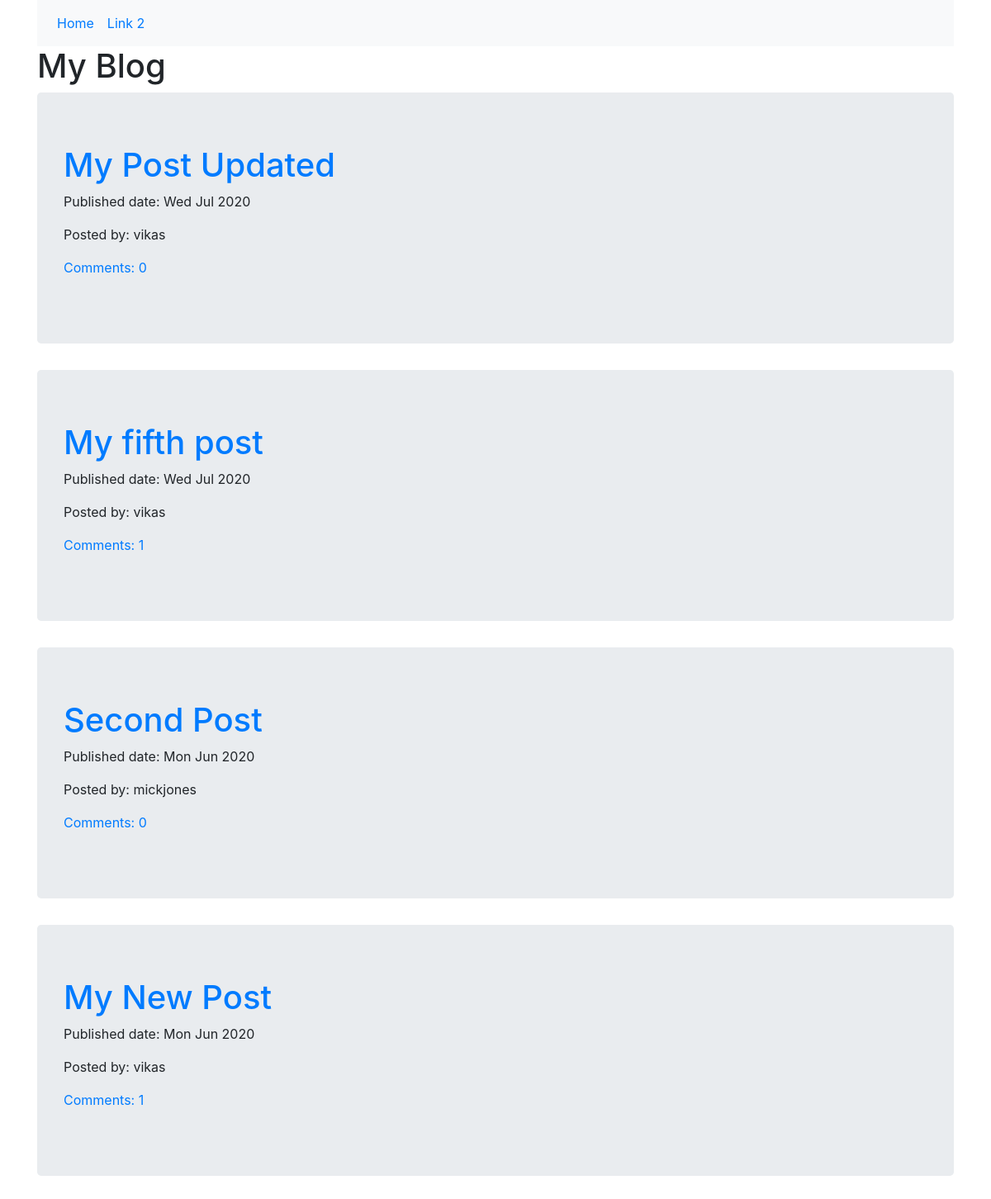
Page /blog on the committed database.
### basicapp/models.py (models this page shows, shortened)
class Post(models.Model):
    author = models.ForeignKey("auth.User",on_delete=models.CASCADE)
    title = models.CharField(max_length=200)
    text = models.TextField()
    created_date = models.DateTimeField(default=timezone.now)
    published_date = models.DateTimeField(blank=True, null=True)
    def approve_comment(self):
        return self.comments.filter(approved_comment=True)

### basicapp/views.py (the view)
# urls.py: path('blog',views.PostListView.as_view(),name='post_list'),
class PostListView(ListView):
    model = Post
    context_object_name = 'post_list'
    def get_queryset(self):
        return Post.objects.filter(published_date__lte=timezone.now()).order_by('-published_date')

### basicapp/templates/basicapp/post_list.html (shortened to what this page needs)
{% extends 'basicapp/base.html'%}
{% block content %}
<h1>My Blog</h1>
  {% for post in post_list %}
  <div class="jumbotron">
  <h1><a href="{% url 'post_detail' pk=post.pk %}">{{post.title}}</a> </h1>
  <p>Published date: {{post.published_date|date:"D M Y"}}</p>
  <p>Posted by: {{post.author|safe}} </p>
  <p><a href="{% url 'post_detail' pk=post.pk %}">Comments: {{post.approve_comment.count}}</a> </p>
  </div>
  {% endfor %}
{% endblock %}

### basicapp/templates/basicapp/base.html (shortened to what this page needs)
<!DOCTYPE html>
{% load staticfiles %}
<html lang="en">
<head>
    <link rel="stylesheet" href="{% static 'basicapp/css/mystyle.css' %}">
    <link rel="stylesheet" href="https://maxcdn.bootstrapcdn.com/bootstrap/4.4.1/css/bootstrap.min.css">
</head>
<body>
  <div class="container">
    <nav class="navbar navbar-expand-sm bg-light">
      <ul class="navbar-nav">
        <li class="nav-item">
          <a class="nav-link" href="{% url 'index'%}">Home</a>
        </li>
        <li class="nav-item">
          <a class="nav-link" href="#">Link 2</a>
        </li>
      </ul>
    </nav>
  </div>
  <div class="container">
    {% block content %}
    {% endblock %}
  </div>
</body>
</html>

### rows in the picture
Post: title "My Post Updated", published_date "Wed Jul 2020", author "vikas", approve_comment.count "0"
Post: title "My fifth post", published_date "Wed Jul 2020", author "vikas", approve_comment.count "1"
Post: title "Second Post", published_date "Mon Jun 2020", author "mickjones", approve_comment.count "0"
Post: title "My New Post", published_date "Mon Jun 2020", author "vikas", approve_comment.count "1"
